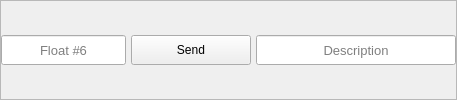
              <widget class="QFrame" name="frameCustom_6">
               <property name="frameShape">
                <enum>QFrame::StyledPanel</enum>
               </property>
               <property name="frameShadow">
                <enum>QFrame::Raised</enum>
               </property>
               <layout class="QHBoxLayout" name="horizontalLayout_21">
                <property name="spacing">
                 <number>5</number>
                </property>
                <property name="leftMargin">
                 <number>0</number>
                </property>
                <property name="topMargin">
                 <number>0</number>
                </property>
                <property name="rightMargin">
                 <number>0</number>
                </property>
                <property name="bottomMargin">
                 <number>0</number>
                </property>
                <item>
                 <widget class="QLineEdit" name="txtSettingFloat_6">
                  <property name="sizePolicy">
                   <sizepolicy hsizetype="Expanding" vsizetype="Preferred">
                    <horstretch>0</horstretch>
                    <verstretch>0</verstretch>
                   </sizepolicy>
                  </property>
                  <property name="minimumSize">
                   <size>
                    <width>0</width>
                    <height>30</height>
                   </size>
                  </property>
                  <property name="maximumSize">
                   <size>
                    <width>16777215</width>
                    <height>30</height>
                   </size>
                  </property>
                  <property name="sizeIncrement">
                   <size>
                    <width>0</width>
                    <height>0</height>
                   </size>
                  </property>
                  <property name="font">
                   <font>
                    <family>Arial</family>
                    <pointsize>10</pointsize>
                   </font>
                  </property>
                  <property name="alignment">
                   <set>Qt::AlignCenter</set>
                  </property>
                  <property name="placeholderText">
                   <string>Float #6</string>
                  </property>
                 </widget>
                </item>
                <item>
                 <widget class="QPushButton" name="btnSettingCustomSend_6">
                  <property name="sizePolicy">
                   <sizepolicy hsizetype="Preferred" vsizetype="Preferred">
                    <horstretch>0</horstretch>
                    <verstretch>0</verstretch>
                   </sizepolicy>
                  </property>
                  <property name="minimumSize">
                   <size>
                    <width>120</width>
                    <height>30</height>
                   </size>
                  </property>
                  <property name="maximumSize">
                   <size>
                    <width>150</width>
                    <height>30</height>
                   </size>
                  </property>
                  <property name="font">
                   <font>
                    <family>Arial</family>
                    <pointsize>9</pointsize>
                   </font>
                  </property>
                  <property name="text">
                   <string>Send</string>
                  </property>
                 </widget>
                </item>
                <item>
                 <widget class="QLineEdit" name="txtSettingDescription_6">
                  <property name="sizePolicy">
                   <sizepolicy hsizetype="Expanding" vsizetype="Preferred">
                    <horstretch>0</horstretch>
                    <verstretch>0</verstretch>
                   </sizepolicy>
                  </property>
                  <property name="minimumSize">
                   <size>
                    <width>200</width>
                    <height>30</height>
                   </size>
                  </property>
                  <property name="maximumSize">
                   <size>
                    <width>16777215</width>
                    <height>30</height>
                   </size>
                  </property>
                  <property name="sizeIncrement">
                   <size>
                    <width>0</width>
                    <height>0</height>
                   </size>
                  </property>
                  <property name="font">
                   <font>
                    <family>Arial</family>
                    <pointsize>10</pointsize>
                   </font>
                  </property>
                  <property name="alignment">
                   <set>Qt::AlignCenter</set>
                  </property>
                  <property name="placeholderText">
                   <string>Description</string>
                  </property>
                 </widget>
                </item>
               </layout>
              </widget>
